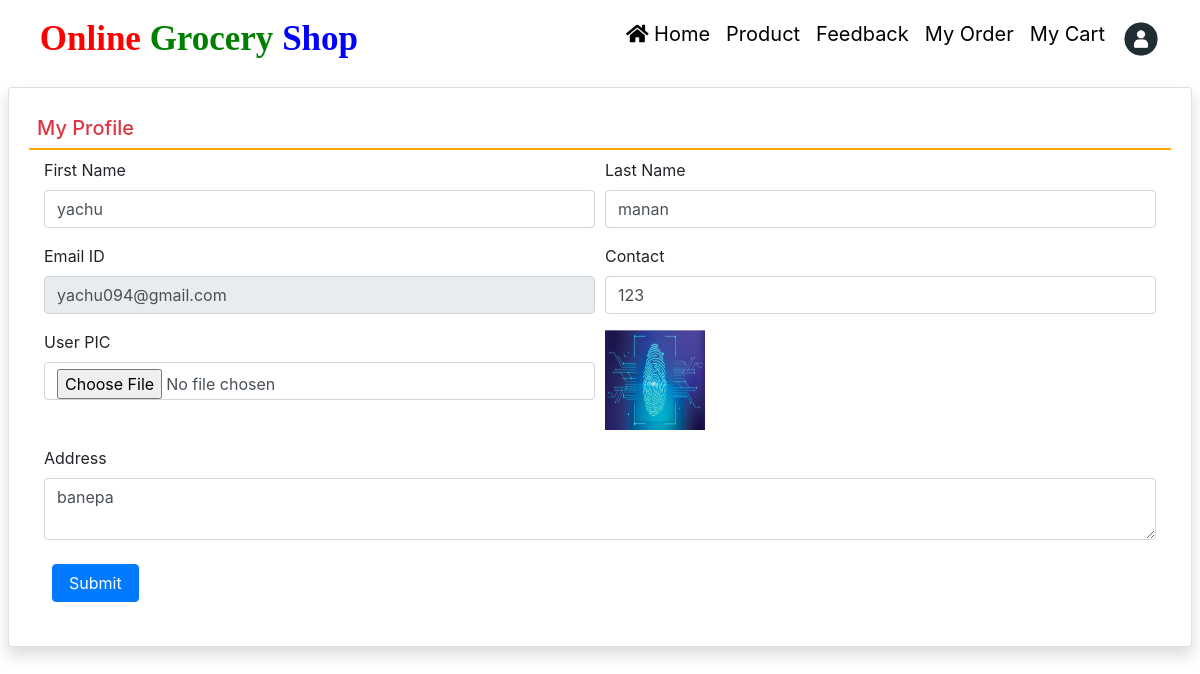
Screenshot of /profile/ (signed in) with the database file from the repository.
### groceryapp/models.py (models this page shows, shortened)
class UserProfile(models.Model):
    user = models.ForeignKey (User, on_delete=models.CASCADE, null=True, blank=True)
    mobile = models.CharField(max_length=100, null=True, blank=True)
    address = models.TextField(null=True, blank=True)
    image = models.FileField(null=True, blank=True)

### groceryapp/views.py (the view, shortened to what this page needs)
# urls.py: path('profile/', profile, name="profile"),
def profile(request):
    data = UserProfile.objects.get(user=request.user)
    return render(request, 'profile.html', locals())

### groceryapp/templates/profile.html (shortened to what this page needs)
{% load static %}
<html>
<head>
</head>
<body>
{% include 'navigation.html' %}
<div class="card shadow m-2">
    <div class="card-body">
        <h5 class="p-2 text-danger" style="border-bottom: 2px solid orange;">My Profile</h5>
<div class="container-fluid">
<form method="POST"  enctype="multipart/form-data">
    <div class="form-row">
        <div class="col-sm-6">
            <div class="form-group">
                <label>First Name</label>
                <input type="text" name="fname" placeholder="Enter First Name"  class="form-control"  pattern="[A-Za-z]+" value="{{data.user.first_name}}">
            </div>
        </div>
        <div class="col-sm-6">
            <div class="form-group">
                <label>Last Name</label>
                <input type="text" name="lname" placeholder="Enter Last Name"  class="form-control" pattern="[A-Za-z]+" value="{{data.user.last_name}}">
            </div>
        </div>
        <div class="col-sm-6">
            <div class="form-group">
                <label>Email ID</label>
                <input type="email" name="email" readonly placeholder="Email Address" required class="form-control" value="{{data.user.username}}">
            </div>
        </div>
        <div class="col-sm-6">
            <div class="form-group">
                <label>Contact</label>
                <input type="text" name="mobile" placeholder="Contact Number" required class="form-control" value="{{data.mobile}}">
            </div>
        </div>
        <div class="col-sm-6">
            <div class="form-group">
                <label>User PIC</label>
                <input type="file" name="image" class="form-control">
            </div>
        </div>
        <div class="col-sm-6">
            <div class="form-group">
                {% if data.image %}
                <img src="{{ data.image.url }}" width="100" height="100">
                {% else %}
                <p class="text-muted">No image uploaded</p>
                {% endif %}
            </div>
        </div>
        <div class="col-sm-12">
            <div class="form-group">
                <label>Address</label>
                <textarea name="address" class="form-control" placeholder="Full Address">{{data.address}}</textarea>
            </div>
        </div>
    </div>
    <input type="submit" value="Submit" class="m-2 px-3 btn btn-primary">
</form>
</div>
</div>
</div>

### groceryapp/static/css/mystyle.css (style rules this page uses)
html { scroll-behavior:smooth; }

### rows the page displays
UserProfile: fname "yachu", lname "manan", email "yachu094@gmail.com", mobile "123", image (picture), address "banepa"
